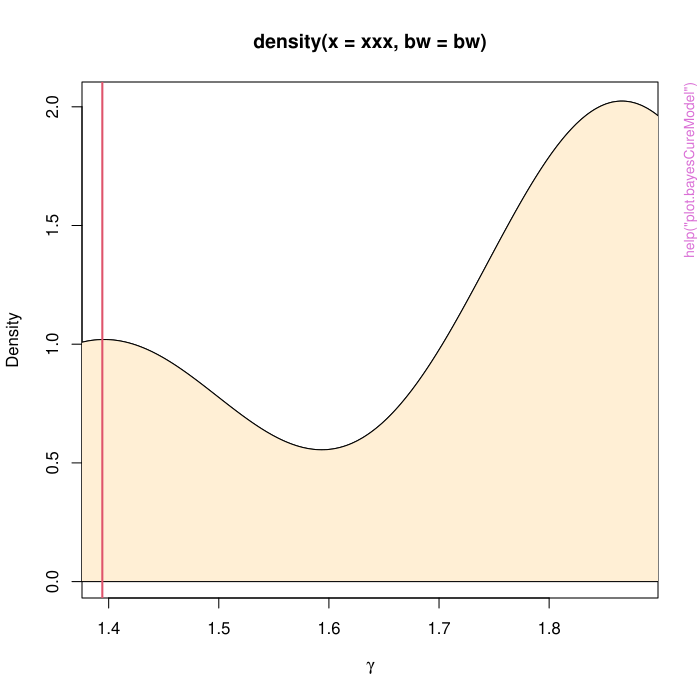

This chart was generated by the following R code:
pkgname <- "bayesCureRateModel"
source(file.path(R.home("share"), "R", "examples-header.R"))
options(warn = 1)
base::assign(".ExTimings", "bayesCureRateModel-Ex.timings", pos = 'CheckExEnv')
base::cat("name\tuser\tsystem\telapsed\n", file=base::get(".ExTimings", pos = 'CheckExEnv'))
base::assign(".format_ptime",
function(x) {
  if(!is.na(x[4L])) x[1L] <- x[1L] + x[4L]
  if(!is.na(x[5L])) x[2L] <- x[2L] + x[5L]
  options(OutDec = '.')
  format(x[1L:3L], digits = 7L)
},
pos = 'CheckExEnv')

### * </HEADER>
library('bayesCureRateModel')

base::assign(".oldSearch", base::search(), pos = 'CheckExEnv')
base::assign(".old_wd", base::getwd(), pos = 'CheckExEnv')
cleanEx()
nameEx("bayesCureRateModel-package")
### * bayesCureRateModel-package

flush(stderr()); flush(stdout())

base::assign(".ptime", proc.time(), pos = "CheckExEnv")
### Name: bayesCureRateModel-package
### Title: Bayesian Cure Rate Modeling for Time-to-Event Data
### Aliases: bayesCureRateModel-package bayesCureRateModel
### Keywords: package

### ** Examples

# TOY EXAMPLE (very small numbers... only for CRAN check purposes)
# simulate toy data 
	set.seed(10)
        n = 4
        # censoring indicators
        stat = rbinom(n, size = 1, prob = 0.5)
        # covariates
        x <- matrix(rnorm(2*n), n, 2)
        # observed response variable 
        y <- rexp(n)
#	define a data frame with the response and the covariates        
        my_data_frame <- data.frame(y, stat, x1 = x[,1], x2 = x[,2])
# run a weibull model with default prior setup
# considering 2 heated chains 
	fit1 <- cure_rate_MC3(survival::Surv(y, stat) ~ x1 + x2, 
		data = my_data_frame, 
		promotion_time = list(distribution = 'weibull'),
		nChains = 2, 
		nCores = 1, 
		mcmc_cycles = 3, sweep=2)
#	print method
	fit1	
# 	summary method	
	summary1 <- summary(fit1)
	
# WARNING: the following parameters
#  mcmc_cycles, nChains
#        should take _larger_ values. E.g. a typical implementation consists of:
#        mcmc_cycles = 15000, nChains = 12
	
## No test: 
# run a Gamma mixture model with K = 2 components and default prior setup
	fit2 <- cure_rate_MC3(survival::Surv(y, stat) ~ x1 + x2, data = my_data_frame, 
		promotion_time = list(
			distribution = 'gamma_mixture',
		        K = 2),
		nChains = 8, nCores = 2, 
		mcmc_cycles = 10)
	summary2 <- summary(fit2)
## End(No test)




base::assign(".dptime", (proc.time() - get(".ptime", pos = "CheckExEnv")), pos = "CheckExEnv")
base::cat("bayesCureRateModel-package", base::get(".format_ptime", pos = 'CheckExEnv')(get(".dptime", pos = "CheckExEnv")), "\n", file=base::get(".ExTimings", pos = 'CheckExEnv'), append=TRUE, sep="\t")
cleanEx()
nameEx("complete_log_likelihood_general")
### * complete_log_likelihood_general

flush(stderr()); flush(stdout())

base::assign(".ptime", proc.time(), pos = "CheckExEnv")
### Name: complete_log_likelihood_general
### Title: Logarithm of the complete log-likelihood for the general cure
###   rate model.
### Aliases: complete_log_likelihood_general

### ** Examples

# simulate toy data 
	set.seed(1)
	n = 4
	stat = rbinom(n, size = 1, prob = 0.5)
	x <- cbind(1, matrix(rnorm(n), n, 1))
	y <- rexp(n)
	lw <- log_weibull(y, a1 = 1, a2 = 1, c_under = 1e-9)
# compute complete log-likelihood
complete_log_likelihood_general(y = y, X = x, 
	Censoring_status = stat, 
	g = 1, lambda = 1, 
	log_f = lw$log_f, log_F = lw$log_F, 
	b = c(-0.5,0.5), 
	I_sim = stat, alpha = 1)




base::assign(".dptime", (proc.time() - get(".ptime", pos = "CheckExEnv")), pos = "CheckExEnv")
base::cat("complete_log_likelihood_general", base::get(".format_ptime", pos = 'CheckExEnv')(get(".dptime", pos = "CheckExEnv")), "\n", file=base::get(".ExTimings", pos = 'CheckExEnv'), append=TRUE, sep="\t")
cleanEx()
nameEx("compute_fdr_tpr")
### * compute_fdr_tpr

flush(stderr()); flush(stdout())

base::assign(".ptime", proc.time(), pos = "CheckExEnv")
### Name: compute_fdr_tpr
### Title: Compute the achieved FDR and TPR
### Aliases: compute_fdr_tpr

### ** Examples

set.seed(1)
v1 <- sample(0:1, size = 100, replace=TRUE, prob=c(0.8,0.2) )
v2 <- runif(100)
compute_fdr_tpr(true_latent_status = v1, posterior_probs = v2)



base::assign(".dptime", (proc.time() - get(".ptime", pos = "CheckExEnv")), pos = "CheckExEnv")
base::cat("compute_fdr_tpr", base::get(".format_ptime", pos = 'CheckExEnv')(get(".dptime", pos = "CheckExEnv")), "\n", file=base::get(".ExTimings", pos = 'CheckExEnv'), append=TRUE, sep="\t")
cleanEx()
nameEx("cure_rate_MC3")
### * cure_rate_MC3

flush(stderr()); flush(stdout())

base::assign(".ptime", proc.time(), pos = "CheckExEnv")
### Name: cure_rate_MC3
### Title: Main function of the package
### Aliases: cure_rate_MC3

### ** Examples

# simulate toy data just for cran-check purposes        
	set.seed(10)
        n = 4
        # censoring indicators
        stat = rbinom(n, size = 1, prob = 0.5)
        # covariates
        x <- matrix(rnorm(2*n), n, 2)
        # observed response variable 
        y <- rexp(n)
#	define a data frame with the response and the covariates        
        my_data_frame <- data.frame(y, stat, x1 = x[,1], x2 = x[,2])
	fit1 <- cure_rate_MC3(survival::Surv(y, stat) ~ x1 + x2, 
		data = my_data_frame,
		promotion_time = list(distribution = 'weibull'),
		nChains = 2, nCores = 1, 
		mcmc_cycles = 3, sweep = 2)




base::assign(".dptime", (proc.time() - get(".ptime", pos = "CheckExEnv")), pos = "CheckExEnv")
base::cat("cure_rate_MC3", base::get(".format_ptime", pos = 'CheckExEnv')(get(".dptime", pos = "CheckExEnv")), "\n", file=base::get(".ExTimings", pos = 'CheckExEnv'), append=TRUE, sep="\t")
cleanEx()
nameEx("cure_rate_mcmc")
### * cure_rate_mcmc

flush(stderr()); flush(stdout())

base::assign(".ptime", proc.time(), pos = "CheckExEnv")
### Name: cure_rate_mcmc
### Title: The basic MCMC scheme.
### Aliases: cure_rate_mcmc

### ** Examples

# simulate toy data just for cran-check purposes        
        set.seed(1)
        n = 10
        stat = rbinom(n, size = 1, prob = 0.5)
        x <- cbind(1, matrix(rnorm(2*n), n, 2))
        y <- rexp(n)
# run a weibull model (including const. term) 
#	for m = 10 mcmc iterations 
        fit1 <- cure_rate_mcmc(y = y, X = x, Censoring_status = stat, 
              	plot = FALSE,
                promotion_time = list(distribution = 'weibull', 
                        prior_parameters = matrix(rep(c(2.1, 1.1), 2), 
                                                byrow = TRUE, 2, 2),
                        prop_scale = c(0.1, 0.1)
                ),
                m = 10)
#	the generated mcmc sampled values         
	fit1$mcmc_sample



base::assign(".dptime", (proc.time() - get(".ptime", pos = "CheckExEnv")), pos = "CheckExEnv")
base::cat("cure_rate_mcmc", base::get(".format_ptime", pos = 'CheckExEnv')(get(".dptime", pos = "CheckExEnv")), "\n", file=base::get(".ExTimings", pos = 'CheckExEnv'), append=TRUE, sep="\t")
cleanEx()
nameEx("logLik.bayesCureModel")
### * logLik.bayesCureModel

flush(stderr()); flush(stdout())

base::assign(".ptime", proc.time(), pos = "CheckExEnv")
### Name: logLik.bayesCureModel
### Title: Extract the log-likelihood.
### Aliases: logLik.bayesCureModel

### ** Examples

# simulate toy data just for cran-check purposes        
	set.seed(10)
        n = 4
        # censoring indicators
        stat = rbinom(n, size = 1, prob = 0.5)
        # covariates
        x <- matrix(rnorm(2*n), n, 2)
        # observed response variable 
        y <- rexp(n)
#	define a data frame with the response and the covariates        
        my_data_frame <- data.frame(y, stat, x1 = x[,1], x2 = x[,2])
# run a weibull model with default prior setup
# considering 2 heated chains 
	fit1 <- cure_rate_MC3(survival::Surv(y, stat) ~ x1 + x2, 
		data = my_data_frame, 
		promotion_time = list(distribution = 'exponential'),
		nChains = 2, 
		nCores = 1, 
		mcmc_cycles = 3, sweep=2)
	ll <- logLik(fit1)




base::assign(".dptime", (proc.time() - get(".ptime", pos = "CheckExEnv")), pos = "CheckExEnv")
base::cat("logLik.bayesCureModel", base::get(".format_ptime", pos = 'CheckExEnv')(get(".dptime", pos = "CheckExEnv")), "\n", file=base::get(".ExTimings", pos = 'CheckExEnv'), append=TRUE, sep="\t")
cleanEx()
nameEx("log_dagum")
### * log_dagum

flush(stderr()); flush(stdout())

base::assign(".ptime", proc.time(), pos = "CheckExEnv")
### Name: log_dagum
### Title: PDF and CDF of the Dagum distribution
### Aliases: log_dagum

### ** Examples

log_dagum(y = 1:10, a1 = 1, a2 = 1, a3 = 1, c_under = 1e-9)



base::assign(".dptime", (proc.time() - get(".ptime", pos = "CheckExEnv")), pos = "CheckExEnv")
base::cat("log_dagum", base::get(".format_ptime", pos = 'CheckExEnv')(get(".dptime", pos = "CheckExEnv")), "\n", file=base::get(".ExTimings", pos = 'CheckExEnv'), append=TRUE, sep="\t")
cleanEx()
nameEx("log_gamma")
### * log_gamma

flush(stderr()); flush(stdout())

base::assign(".ptime", proc.time(), pos = "CheckExEnv")
### Name: log_gamma
### Title: PDF and CDF of the Gamma distribution
### Aliases: log_gamma

### ** Examples

log_gamma(y = 1:10, a1 = 1, a2 = 1, c_under = 1e-9)



base::assign(".dptime", (proc.time() - get(".ptime", pos = "CheckExEnv")), pos = "CheckExEnv")
base::cat("log_gamma", base::get(".format_ptime", pos = 'CheckExEnv')(get(".dptime", pos = "CheckExEnv")), "\n", file=base::get(".ExTimings", pos = 'CheckExEnv'), append=TRUE, sep="\t")
cleanEx()
nameEx("log_gamma_mixture")
### * log_gamma_mixture

flush(stderr()); flush(stdout())

base::assign(".ptime", proc.time(), pos = "CheckExEnv")
### Name: log_gamma_mixture
### Title: PDF and CDF of a Gamma mixture distribution
### Aliases: log_gamma_mixture

### ** Examples

y <- runif(10)
a1 <- c(1,2)
a2 <- c(1,1)
p <- c(0.9,0.1)
log_gamma_mixture(y, a1, a2, p)



base::assign(".dptime", (proc.time() - get(".ptime", pos = "CheckExEnv")), pos = "CheckExEnv")
base::cat("log_gamma_mixture", base::get(".format_ptime", pos = 'CheckExEnv')(get(".dptime", pos = "CheckExEnv")), "\n", file=base::get(".ExTimings", pos = 'CheckExEnv'), append=TRUE, sep="\t")
cleanEx()
nameEx("log_gompertz")
### * log_gompertz

flush(stderr()); flush(stdout())

base::assign(".ptime", proc.time(), pos = "CheckExEnv")
### Name: log_gompertz
### Title: PDF and CDF of the Gompertz distribution
### Aliases: log_gompertz

### ** Examples

log_gompertz(y = 1:10, a1 = 1, a2 = 1, c_under = 1e-9)



base::assign(".dptime", (proc.time() - get(".ptime", pos = "CheckExEnv")), pos = "CheckExEnv")
base::cat("log_gompertz", base::get(".format_ptime", pos = 'CheckExEnv')(get(".dptime", pos = "CheckExEnv")), "\n", file=base::get(".ExTimings", pos = 'CheckExEnv'), append=TRUE, sep="\t")
cleanEx()
nameEx("log_logLogistic")
### * log_logLogistic

flush(stderr()); flush(stdout())

base::assign(".ptime", proc.time(), pos = "CheckExEnv")
### Name: log_logLogistic
### Title: PDF and CDF of the log-Logistic distribution.
### Aliases: log_logLogistic

### ** Examples

log_logLogistic(y = 1:10, a1 = 1, a2 = 1, c_under = 1e-9)



base::assign(".dptime", (proc.time() - get(".ptime", pos = "CheckExEnv")), pos = "CheckExEnv")
base::cat("log_logLogistic", base::get(".format_ptime", pos = 'CheckExEnv')(get(".dptime", pos = "CheckExEnv")), "\n", file=base::get(".ExTimings", pos = 'CheckExEnv'), append=TRUE, sep="\t")
cleanEx()
nameEx("log_lomax")
### * log_lomax

flush(stderr()); flush(stdout())

base::assign(".ptime", proc.time(), pos = "CheckExEnv")
### Name: log_lomax
### Title: PDF and CDF of the Lomax distribution
### Aliases: log_lomax

### ** Examples

log_lomax(y = 1:10, a1 = 1, a2 = 1, c_under = 1e-9)



base::assign(".dptime", (proc.time() - get(".ptime", pos = "CheckExEnv")), pos = "CheckExEnv")
base::cat("log_lomax", base::get(".format_ptime", pos = 'CheckExEnv')(get(".dptime", pos = "CheckExEnv")), "\n", file=base::get(".ExTimings", pos = 'CheckExEnv'), append=TRUE, sep="\t")
cleanEx()
nameEx("log_user_mixture")
### * log_user_mixture

flush(stderr()); flush(stdout())

base::assign(".ptime", proc.time(), pos = "CheckExEnv")
### Name: log_user_mixture
### Title: Define a finite mixture of a given family of distributions.
### Aliases: log_user_mixture

### ** Examples

# We will define a mixture of 2 exponentials distributions.
# First we pass the exponential distribution at user_f
user_f <- function(y, a){
	log_f <- dexp(y, rate = a, log = TRUE)
	log_F <- pexp(y, rate = a, log.p = TRUE)
	result <- vector('list', length = 2)
	names(result) <- c('log_f', 'log_F')
	result[["log_f"]] = log_f
	result[["log_F"]] = log_F
	return(result)
}
#	simulate some date
y <- runif(10)
# Now compute the log of pdf and cdf for a mixture of K=2 exponentials
p <- c(0.9,0.1)
a <- matrix(c(0.1, 1.5), nrow = 1, ncol = 2)
log_user_mixture(user_f = user_f, y = y, a = a, p = p)



base::assign(".dptime", (proc.time() - get(".ptime", pos = "CheckExEnv")), pos = "CheckExEnv")
base::cat("log_user_mixture", base::get(".format_ptime", pos = 'CheckExEnv')(get(".dptime", pos = "CheckExEnv")), "\n", file=base::get(".ExTimings", pos = 'CheckExEnv'), append=TRUE, sep="\t")
cleanEx()
nameEx("log_weibull")
### * log_weibull

flush(stderr()); flush(stdout())

base::assign(".ptime", proc.time(), pos = "CheckExEnv")
### Name: log_weibull
### Title: PDF and CDF of the Weibull distribution
### Aliases: log_weibull

### ** Examples

log_weibull(y = 1:10, a1 = 1, a2 = 1, c_under = 1e-9)




base::assign(".dptime", (proc.time() - get(".ptime", pos = "CheckExEnv")), pos = "CheckExEnv")
base::cat("log_weibull", base::get(".format_ptime", pos = 'CheckExEnv')(get(".dptime", pos = "CheckExEnv")), "\n", file=base::get(".ExTimings", pos = 'CheckExEnv'), append=TRUE, sep="\t")
cleanEx()
nameEx("plot.bayesCureModel")
### * plot.bayesCureModel

flush(stderr()); flush(stdout())

base::assign(".ptime", proc.time(), pos = "CheckExEnv")
### Name: plot.bayesCureModel
### Title: Plot method
### Aliases: plot.bayesCureModel

### ** Examples

# simulate toy data just for cran-check purposes        
	set.seed(10)
        n = 4
        # censoring indicators
        stat = rbinom(n, size = 1, prob = 0.5)
        # covariates
        x <- matrix(rnorm(2*n), n, 2)
        # observed response variable 
        y <- rexp(n)
#	define a data frame with the response and the covariates        
        my_data_frame <- data.frame(y, stat, x1 = x[,1], x2 = x[,2])
# run a weibull model with default prior setup
# considering 2 heated chains 
	fit1 <- cure_rate_MC3(survival::Surv(y, stat) ~ x1 + x2, data = my_data_frame, 
		promotion_time = list(distribution = 'exponential'),
		nChains = 2, 
		nCores = 1, 
		mcmc_cycles = 3, sweep=2)
	mySummary <- summary(fit1, burn = 0)
	# plot the marginal posterior distribution of the first parameter in returned mcmc output
	plot(fit1, what = 1, burn = 0)





base::assign(".dptime", (proc.time() - get(".ptime", pos = "CheckExEnv")), pos = "CheckExEnv")
base::cat("plot.bayesCureModel", base::get(".format_ptime", pos = 'CheckExEnv')(get(".dptime", pos = "CheckExEnv")), "\n", file=base::get(".ExTimings", pos = 'CheckExEnv'), append=TRUE, sep="\t")
cleanEx()
nameEx("plot.predict_bayesCureModel")
### * plot.predict_bayesCureModel

flush(stderr()); flush(stdout())

base::assign(".ptime", proc.time(), pos = "CheckExEnv")
### Name: plot.predict_bayesCureModel
### Title: Plot method
### Aliases: plot.predict_bayesCureModel

### ** Examples

# simulate toy data just for cran-check purposes        
	set.seed(10)
        n = 4
        # censoring indicators
        stat = rbinom(n, size = 1, prob = 0.5)
        # covariates
        x <- matrix(rnorm(2*n), n, 2)
        # observed response variable 
        y <- rexp(n)
#	define a data frame with the response and the covariates        
        my_data_frame <- data.frame(y, stat, x1 = x[,1], x2 = x[,2])
# run a weibull model with default prior setup
# considering 2 heated chains 
	fit1 <- cure_rate_MC3(survival::Surv(y, stat) ~ x1 + x2, data = my_data_frame, 
		promotion_time = list(distribution = 'exponential'),
		nChains = 2, 
		nCores = 1, 
		mcmc_cycles = 3, sweep=2)
	#compute predictions for two individuals with 
	#	x1 = 0.2 and x2 = -1
	#	and 
	#	x1 = -1 and x2 = 0
	covariate_levels1 <- data.frame(x1 = c(0.2,-1), x2 = c(-1,0))
	predictions <- predict(fit1, newdata = covariate_levels1, burn = 0)
	# plot cured probabilities based on the previous output
	plot(predictions, what='cured_prob')





base::assign(".dptime", (proc.time() - get(".ptime", pos = "CheckExEnv")), pos = "CheckExEnv")
base::cat("plot.predict_bayesCureModel", base::get(".format_ptime", pos = 'CheckExEnv')(get(".dptime", pos = "CheckExEnv")), "\n", file=base::get(".ExTimings", pos = 'CheckExEnv'), append=TRUE, sep="\t")
cleanEx()
nameEx("predict.bayesCureModel")
### * predict.bayesCureModel

flush(stderr()); flush(stdout())

base::assign(".ptime", proc.time(), pos = "CheckExEnv")
### Name: predict.bayesCureModel
### Title: Predict method.
### Aliases: predict.bayesCureModel

### ** Examples

# simulate toy data just for cran-check purposes        
	set.seed(10)
        n = 4
        # censoring indicators
        stat = rbinom(n, size = 1, prob = 0.5)
        # covariates
        x <- matrix(rnorm(2*n), n, 2)
        # observed response variable 
        y <- rexp(n)
#	define a data frame with the response and the covariates        
        my_data_frame <- data.frame(y, stat, x1 = x[,1], x2 = x[,2])
# run a weibull model with default prior setup
# considering 2 heated chains 
	fit1 <- cure_rate_MC3(survival::Surv(y, stat) ~ x1 + x2, data = my_data_frame, 
		promotion_time = list(distribution = 'exponential'),
		nChains = 2, 
		nCores = 1, 
		mcmc_cycles = 3, sweep=2)
	newdata <- data.frame(x1 = c(0.2,-1), x2 = c(-1,0))
	# return predicted values at tau = c(0.5, 1)
	my_prediction <- predict(fit1, newdata = newdata, 
		burn = 0, tau_values = c(0.5, 1))




base::assign(".dptime", (proc.time() - get(".ptime", pos = "CheckExEnv")), pos = "CheckExEnv")
base::cat("predict.bayesCureModel", base::get(".format_ptime", pos = 'CheckExEnv')(get(".dptime", pos = "CheckExEnv")), "\n", file=base::get(".ExTimings", pos = 'CheckExEnv'), append=TRUE, sep="\t")
cleanEx()
nameEx("residuals.bayesCureModel")
### * residuals.bayesCureModel

flush(stderr()); flush(stdout())

base::assign(".ptime", proc.time(), pos = "CheckExEnv")
### Name: residuals.bayesCureModel
### Title: Computation of residuals.
### Aliases: residuals.bayesCureModel

### ** Examples

# simulate toy data just for cran-check purposes        
	set.seed(10)
        n = 4
        # censoring indicators
        stat = rbinom(n, size = 1, prob = 0.5)
        # covariates
        x <- matrix(rnorm(2*n), n, 2)
        # observed response variable 
        y <- rexp(n)
#	define a data frame with the response and the covariates        
        my_data_frame <- data.frame(y, stat, x1 = x[,1], x2 = x[,2])
# run a weibull model with default prior setup
# considering 2 heated chains 
	fit1 <- cure_rate_MC3(survival::Surv(y, stat) ~ x1 + x2, 
		data = my_data_frame, 
		promotion_time = list(distribution = 'exponential'),
		nChains = 2, 
		nCores = 1, 
		mcmc_cycles = 3, sweep=2)
	my_residuals <- residuals(fit1)




base::assign(".dptime", (proc.time() - get(".ptime", pos = "CheckExEnv")), pos = "CheckExEnv")
base::cat("residuals.bayesCureModel", base::get(".format_ptime", pos = 'CheckExEnv')(get(".dptime", pos = "CheckExEnv")), "\n", file=base::get(".ExTimings", pos = 'CheckExEnv'), append=TRUE, sep="\t")
cleanEx()
nameEx("summary.bayesCureModel")
### * summary.bayesCureModel

flush(stderr()); flush(stdout())

base::assign(".ptime", proc.time(), pos = "CheckExEnv")
### Name: summary.bayesCureModel
### Title: Summary method.
### Aliases: summary.bayesCureModel

### ** Examples

# simulate toy data just for cran-check purposes        
	set.seed(10)
        n = 4
        # censoring indicators
        stat = rbinom(n, size = 1, prob = 0.5)
        # covariates
        x <- matrix(rnorm(2*n), n, 2)
        # observed response variable 
        y <- rexp(n)
#	define a data frame with the response and the covariates        
        my_data_frame <- data.frame(y, stat, x1 = x[,1], x2 = x[,2])
# run a weibull model with default prior setup
# considering 2 heated chains 
	fit1 <- cure_rate_MC3(survival::Surv(y, stat) ~ x1 + x2, 
		data = my_data_frame, 
		promotion_time = list(distribution = 'exponential'),
		nChains = 2, 
		nCores = 1, 
		mcmc_cycles = 3, sweep=2)
	mySummary <- summary(fit1, burn = 0)




base::assign(".dptime", (proc.time() - get(".ptime", pos = "CheckExEnv")), pos = "CheckExEnv")
base::cat("summary.bayesCureModel", base::get(".format_ptime", pos = 'CheckExEnv')(get(".dptime", pos = "CheckExEnv")), "\n", file=base::get(".ExTimings", pos = 'CheckExEnv'), append=TRUE, sep="\t")
### * <FOOTER>
###
cleanEx()
options(digits = 7L)
base::cat("Time elapsed: ", proc.time() - base::get("ptime", pos = 'CheckExEnv'),"\n")
grDevices::dev.off()
###
### Local variables: ***
### mode: outline-minor ***
### outline-regexp: "\\(> \\)?### [*]+" ***
### End: ***
quit('no')
